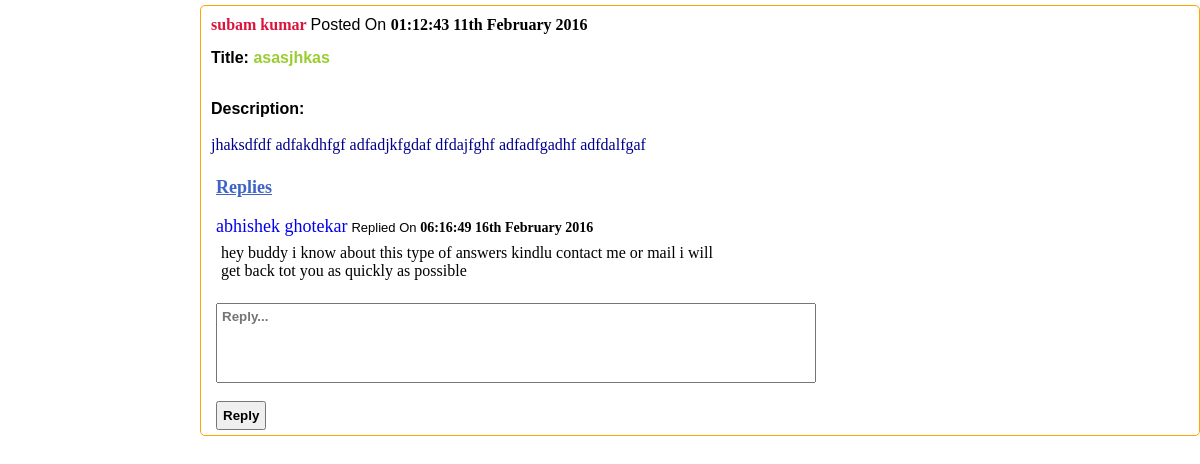
/showqueue.php?p_id=94 (signed in), run on the app's committed database.
### tables this page shows
CREATE TABLE IF NOT EXISTS `posts` (
  `p_id` bigint(20) NOT NULL,
  `p_title` varchar(500) NOT NULL,
  `p_desc` varchar(500) NOT NULL,
  `p_time` datetime(6) NOT NULL,
  `p_author` bigint(20) NOT NULL,
  `author_branch` varchar(255) NOT NULL
);

CREATE TABLE IF NOT EXISTS `users` (
  `id` bigint(20) NOT NULL,
  `name` varchar(255) NOT NULL,
  `branch` varchar(255) NOT NULL,
  `username` varchar(255) NOT NULL,
  `password` varchar(255) NOT NULL,
  `user_img` varchar(255) NOT NULL
);

CREATE TABLE IF NOT EXISTS `reply` (
  `r_id` bigint(20) NOT NULL,
  `p_id` bigint(20) NOT NULL,
  `r_author` bigint(20) NOT NULL,
  `r_desc` varchar(255) NOT NULL,
  `r_time` datetime(6) NOT NULL
);

### showqueue.php (the view, shortened to what this page needs)
<?php
if(isset($_SESSION['user_id']) && !empty($_SESSION['user_id']))
{
	$p_id = $_GET['p_id'];
	if(isset($p_id) && !empty($p_id))
	{
		$query = "SELECT p_author,p_title,p_desc,DATE_FORMAT(p_time, '%T %D %M %Y') FROM posts WHERE p_id = '$p_id'";
		if($query_run = mysql_query($query))
		{
			$num_row = mysql_num_rows($query_run);
			if($num_row>0)
			{
				echo '<div id="main_box">';
					echo '<div>';
						while($arr = mysql_fetch_assoc($query_run)){
							$aa = $arr['p_author'];
							$q2 = "SELECT name FROM users WHERE id = '$aa'";
							$q2_run2 = mysql_query($q2);
							$p_author = mysql_result($q2_run2, 0, 'name');
							echo '<div id="m_box">';
								echo '<div style="padding:5px;">';
									echo '<a href="view_profile.php?id='.$aa.'" id="author_link">'.$p_author.'</a>'.' <span style="font-family:sans-serif;">Posted On </span>';
									echo '<span style="font-weight:bold;">'.$arr['DATE_FORMAT(p_time, \'%T %D %M %Y\')'].'</span>'.'<br>';
								echo '</div>';
								echo '<div style="margin-top:5px;padding:5px;">';
									echo '<div id="a_title"><span style="color:black;">Title:</span> '.$arr['p_title'].'</div>'.'<br>';
								echo '</div>';
								echo '<div style="margin-top:5px;padding:5px;">';
									echo '<span style="color:black;font-weight:bold;font-family:sans-serif;">Description:</span><br><br>';
									echo '<div id="a_desc"> '.$arr['p_desc'].'</div>'.'<br>';
								echo '</div>';
									echo '<div style="color:#3F64C8;margin-left:10px;text-decoration:underline;font-weight:bold;font-size:18px;">Replies</div>';
									echo '<br>';
								echo '<div id="reply_box">';
									echo '<div id="o_reply" style="margin-left:10px;">';
										$qu1 = "SELECT r_author,r_desc,DATE_FORMAT(r_time, '%T %D %M %Y') FROM reply WHERE p_id = '$p_id'";
										if($qu1_run = mysql_query($qu1))
										{
											while($arr = mysql_fetch_assoc($qu1_run))
											{
													$aa = $arr['r_author'];
													$q2 = "SELECT name FROM users WHERE id = '$aa'";
													$q2_run2 = mysql_query($q2);
													$r_author = mysql_result($q2_run2, 0, 'name');
													echo '<div >';
														echo '<a href="view_profile.php?id='.$aa.'" id="author_l">'.$r_author.'</a>'.' <span style="font-family:sans-serif;font-size:13px;">Replied On </span>';
														echo '<span style="font-weight:bold;font-size:14px;">'.$arr['DATE_FORMAT(r_time, \'%T %D %M %Y\')'].'</span>'.'<br>';
													echo '</div>';
													echo '<div style="margin-top:2px;padding:5px;width:500px;">';
													echo '<div id="author_desc" style="width:500px;word-wrap:break-word;">'.$arr['r_desc'].'</div>'.'<br>';
													echo '</div>';
											}
										}else{
											echo 'not kk';
										}
									echo '</div>';
								echo '</div>';
								echo '<div id="reply_m_box">';
									echo '<textarea id="reply_area" placeholder="Reply...">';
									echo '</textarea>';
									echo '<br><br>';
									echo '<input type="button" value="Reply" id="reply_button" onclick="reply('.$p_id.');"/>';
								echo '</div>';
							echo '</div>';
							}
					echo '</div>';
				echo '</div>';
			}else{
				echo 'INVALID POST';
			}
		}else{
			echo 'BAD REQUEST';
		}
	}
}else{
	echo 'Kindly Login and Try';
}
?>
<html>
	<head>
		<link rel="stylesheet" href="showqueue.css" type="text/css"/>
		<link rel="stylesheet" href="forum.css" type="text/css"/>
	</head>
</html>

### showqueue.css (style rules this page uses)
#main_box { //border:1px solid red; width:1000px; margin-left:200px; }
#a_title { font-weight:bold; font-family:tahoma; color:#9ACD32; font-family:sans-serif; }
#m_box { border:1px solid orange; padding:5px; margin-top:5px; border-radius:5px; }
#a_desc { //font-weight:bold; font-family:tahoma; color:#00008B; //border:1px solid red; width:500px; word-wrap:break-word; }
#reply_area { resize:none; width:600px; height:80px; font-family:sans-serif; padding:5px; font-weight:bold; margin-left:10px; }
#reply_button { padding:5px; font-weight:bold; margin-left:10px; }
#author_l { text-decoration:none; font-size:18px; }

### forum.css (style rules this page uses)
* { margin:0px; padding:0px; }
#author_link { text-decoration:none; font-weight:bold; font-family:tahoma; color:#DC143C; }

### data on the page
posts: users.name "subam kumar", DATE_FORMAT "01:12:43 11th February 2016", p_title "asasjhkas", p_desc "jhaksdfdf adfakdhfgf adfadjkfgdaf dfdajfghf adfadfgadhf adfdalfgaf"
reply: users.name "abhishek ghotekar", DATE_FORMAT "06:16:49 16th February 2016", r_desc "hey buddy i know about this type of answers kindlu contact me or mail i will get back tot you as quickly as possible"
